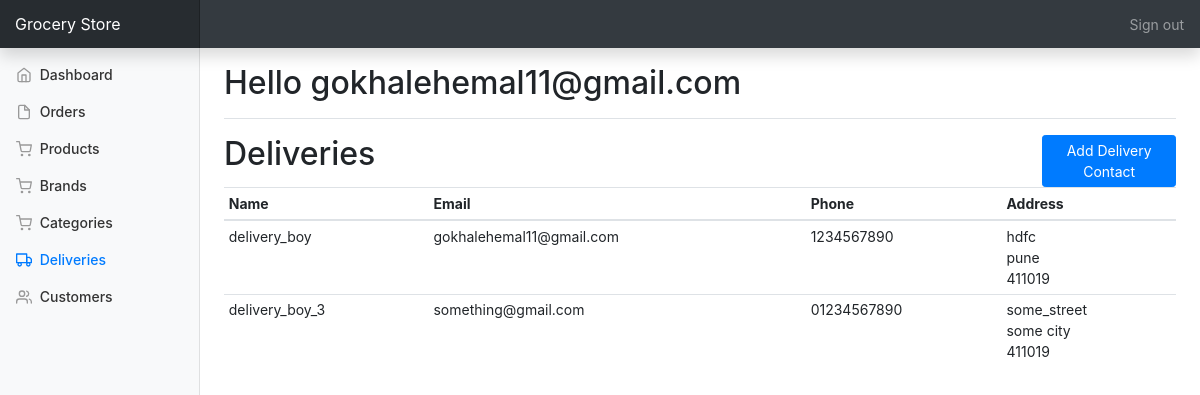
Page /delivery.php (signed in) on the committed database.
### tables this page shows
CREATE TABLE `delivery` (
  `id` int(6) unsigned NOT NULL AUTO_INCREMENT,
  `username` varchar(30) DEFAULT NULL,
  `email` varchar(30) DEFAULT NULL,
  `street` varchar(30) DEFAULT NULL,
  `city` varchar(30) DEFAULT NULL,
  `pincode` varchar(30) DEFAULT NULL,
  `phone` varchar(50) DEFAULT NULL,
  PRIMARY KEY (`id`)
);

### delivery.php (the view, shortened to what this page needs)
<?php include_once("./templates/top.php"); ?>
<?php include_once("./templates/navbar.php"); ?>
<div class="container-fluid">
  <div class="row">
   <?php include_once("./templates/sidebar.php"); ?>
      <div class="row">
      	<div class="col-10">
      		<h2>Deliveries</h2>
      	</div>
        <div class="col-2">
          <button data-toggle="modal" data-target="#add_category_modal" class="btn btn-primary btn-sm">Add Delivery Contact</button>
        </div>
        <?php
        $uname= $_SESSION['user'];
        $db = new Database();
        $con = $db->connect();
        ?>
      </div>
      <div class="table-responsive">
        <table class="table table-striped table-sm">
          <thead>
            <tr>
              <th>Name</th>
              <th>Email</th>
              <th>Phone</th>
              <th>Address</th>
            </tr>
            <?php
            if($uname != 'malbok@gmail.com'){
            $q2= "SELECT * FROM delivery WHERE pincode= (SELECT pincode from vendors where email='$uname') ";
        }
        else{
        	$q2= "SELECT * FROM delivery";
        }
			$data2= mysqli_query($con, $q2);
			while($res2= mysqli_fetch_assoc($data2)){
            ?>
            <tr>
            	<td><?php echo $res2['username']; ?></td>
            	<td><?php echo $res2['email']; ?></td>
            	<td><?php echo $res2['phone']; ?></td>
            	<td><?php echo $res2['street']."<br>".$res2['city']."<br>".$res2['pincode']; ?></td>
            </tr>
          <?php }?>
          </thead>
        </table>
      </div>
    </main>
  </div>
</div>
<?php include_once("./templates/footer.php"); ?>

### css/dashboard.css (style rules this page uses)
body { font-size: .875rem; }

### rows in the picture
delivery: username "delivery_boy", email "gokhalehemal11@gmail.com", phone "1234567890", street "hdfc", city "pune", pincode "411019"
delivery: username "delivery_boy_3", email "something@gmail.com", phone "01234567890", street "some_street", city "some city", pincode "411019"

### other values in the picture
$_SESSION['user'] "gokhalehemal11@gmail.com"
